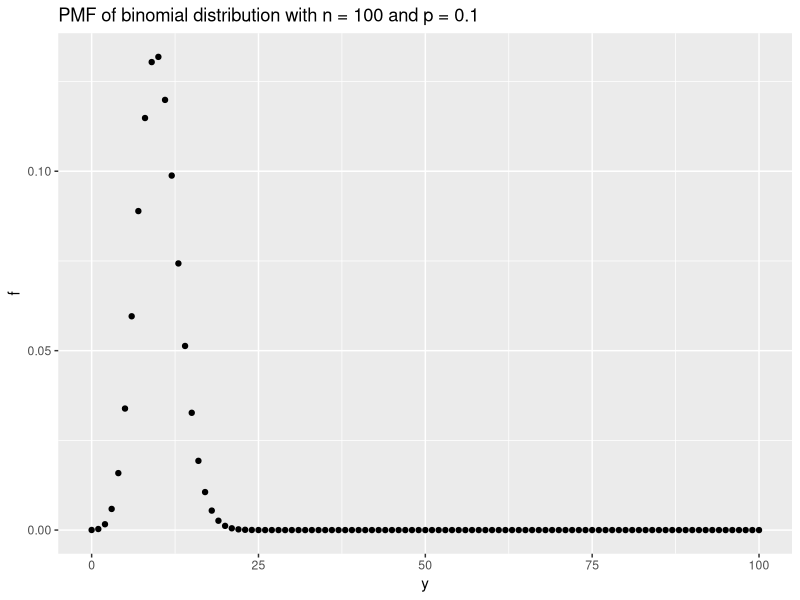

Write the R code that produced this figure. (Note: this script raises an error after producing the figure.)
## ---- chunk 1
#suppress the warnings and other messages from showing in the knitted file.
knitr::opts_chunk$set(fig.width=8, fig.height=6, fig.path='Figs/10.1/',
                      echo=TRUE, warning=FALSE, message=FALSE)
## ---- chunk 2
library(ggplot2)
#library(reshape2)
## ---- chunk 3
# Counts of blood types for white Californians
# A, B, AB, O
observed <- c(2162, 738, 228, 2876)

# Theoretical probabilities of blood types for white Californians
# A, B, AB, O
p0 <- c(1/3, 1/8, 1/24, 1/2)

# Total number of observations
n <- sum(observed)
n

# Expected counts for each group if H0 is true
expected <- n * p0
expected

# Chi-squared statistic
Q <- sum((observed - expected)^2 / expected) 
Q

# Degrees of freedom of the distribution of Q
df <- length(observed) - 1
df

# p-value 
pval = 1 - pchisq(Q, df)
pval

# Alternatively we can use R function
res <- chisq.test(observed, p = p0)
res

# In addition to the main result, there are several other values, 
# for example, the expected theoretical counts for each category
res$expected
## ---- chunk 4
# Worse, Same, Better
observed = c(58, 64, 67)

n = sum(observed)
k = length(observed)

# Theoretical distribution: uniform
p0 = rep(1/k, k)
p0

chisq.test(observed, p = p0)
## ---- chunk 5
# 16 out of 100 are defective
n = 100
observed = c(16, n - 16)

p0 = c(0.1, 0.9)

chisq.test(observed, p = p0)

## ---- chunk 6
n = 100
p0 = 0.1
y = seq(0, 100, 1)
f = dbinom(y, n, p0)
ggplot(aes(y, f), data = data.frame(y, f)) +
  geom_point() +
  ggtitle("PMF of binomial distribution with n = 100 and p = 0.1") 
s = 0
c1_ok = -1
c2_ok = -1
for (c1 in seq(-1, n, 1)) {
  for (c2 in seq(c1, n, 1)) {
    s_new = pbinom(c1, n, p0) + (1 - pbinom(c2 - 1, n, p0)) 
    if (s_new > s & s_new <= 0.0455) {
      c1_ok = c1
      c2_ok = c2
      s = s_new
    }
  }
}

s
c1_ok
c2_ok

p = seq(0, 1, 0.01)
f = pbinom(c1_ok, n, p) + (1 - pbinom(c2_ok - 1, n, p)) 
ggplot(aes(p, f), data = data.frame(p, f)) +
  geom_line() +
  geom_vline(x = p0, color = 'blue') +
  geom_text(aes(p0, 0, label = p0, hjust = 1.2)) +
  geom_hline(y = s, color = 'red') + 
  geom_text(aes(0, s, label = round(s, digits = 4), vjust = -1)) +
  xlab("Possible value of the parameter of the Bernoulli distribution observations come from") +
  ylab("Power function") +
  ggtitle("Graph of the power function")
